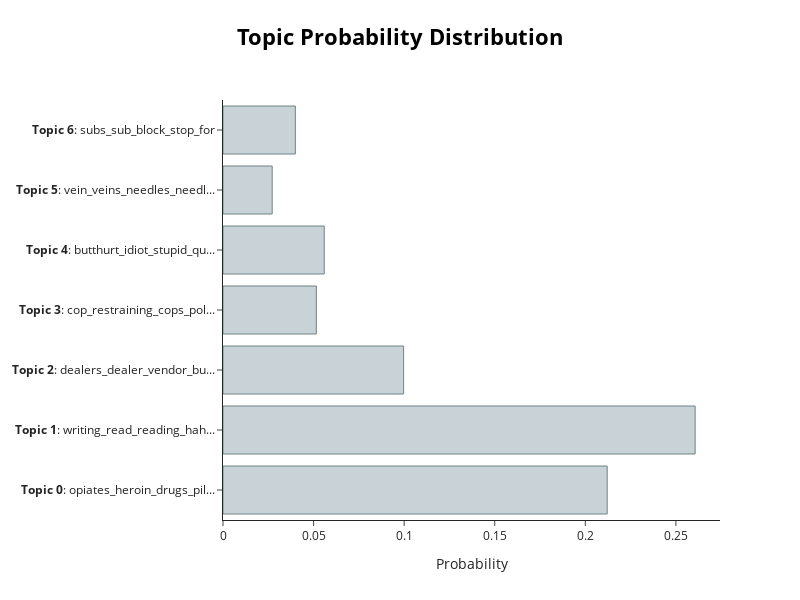

Write notebook code for a chart like this one.
### Code cell
# Want to get this working
topicModel.visualize_distribution(topicModel.probabilities_[0])

### Figure 1 — Plotly figure (JSON) as saved in the notebook; plotly's stock layout.template omitted (floating-point values rounded to 4 significant figures)
{"data": [{"marker": {"color": "#C8D2D7", "line": {"color": "#6E8484", "width": 1}}, "orientation": "h", "type": "bar", "x": [0.2121, 0.2606, 0.0997, 0.05152, 0.05589, 0.02715, 0.03994], "y": ["<b>Topic 0</b>: opiates_heroin_drugs_pil...", "<b>Topic 1</b>: writing_read_reading_hah...", "<b>Topic 2</b>: dealers_dealer_vendor_bu...", "<b>Topic 3</b>: cop_restraining_cops_pol...", "<b>Topic 4</b>: butthurt_idiot_stupid_qu...", "<b>Topic 5</b>: vein_veins_needles_needl...", "<b>Topic 6</b>: subs_sub_block_stop_for"]}], "layout": {"height": 600, "hoverlabel": {"bgcolor": "white", "font": {"family": "Rockwell", "size": 16}}, "title": {"font": {"color": "Black", "size": 22}, "text": "<b>Topic Probability Distribution</b>", "x": 0.5, "xanchor": "center", "y": 0.95, "yanchor": "top"}, "width": 800, "xaxis": {"title": {"text": "Probability"}}}}
